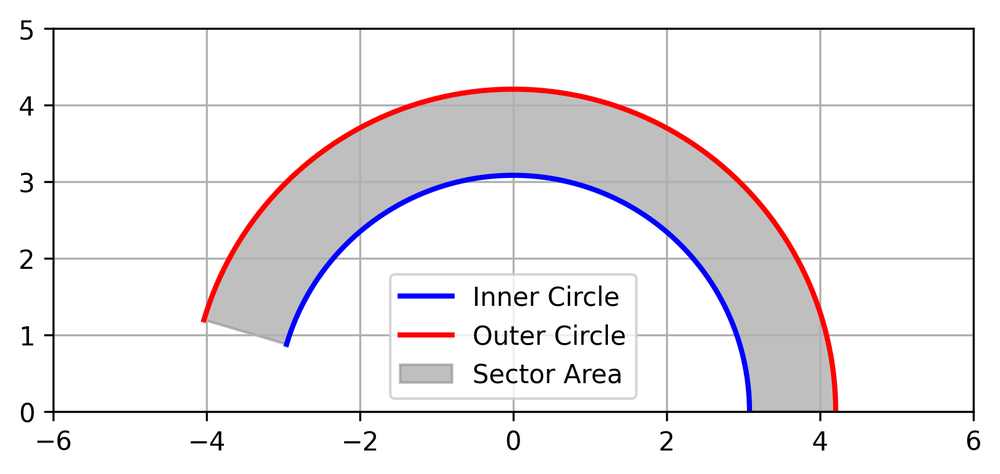
#> input picture my_plot.png, 1000 x 474 px, shrunk from 1617 x 767 before the run
$ jupyter execute matplotlib_use.ipynb
#> lines starting #> are read from the running program, lines starting #| are printed output that depends on the picture
[cell 1]
import matplotlib.pyplot as plt
import numpy as np

x = np.linspace(0,2*np.pi,200)
y = np.sin(x)

fig,ax = plt.subplots()
ax.plot(x,y)
plt.show()
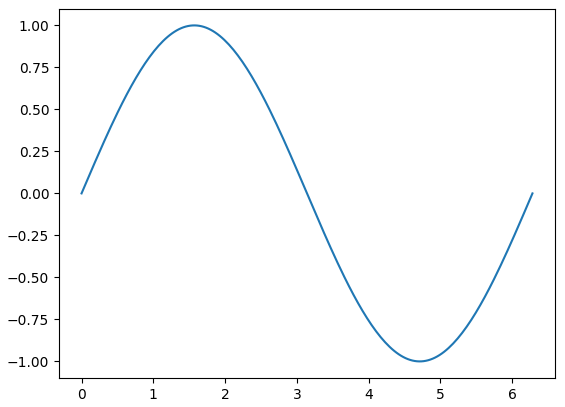
#> figure drawn by matplotlib, 1 panel; curve peaks at x = 1.58, y = 1

[cell 2]
import numpy as np
import cv2 as cv
from matplotlib import pyplot as plt

img = cv.imread("my_plot.png",0)
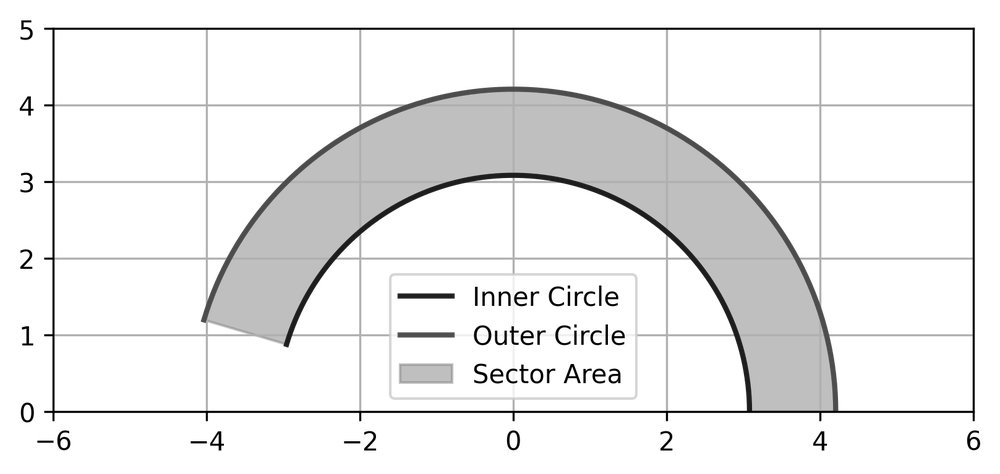
#> img: shape (474, 1000); min 0, max 255, mean 235.8
plt.imshow(img,cmap='gray',interpolation='bicubic')
plt.xticks([]),plt.yticks([]) # to hide values on x and y axis
plt.show()
